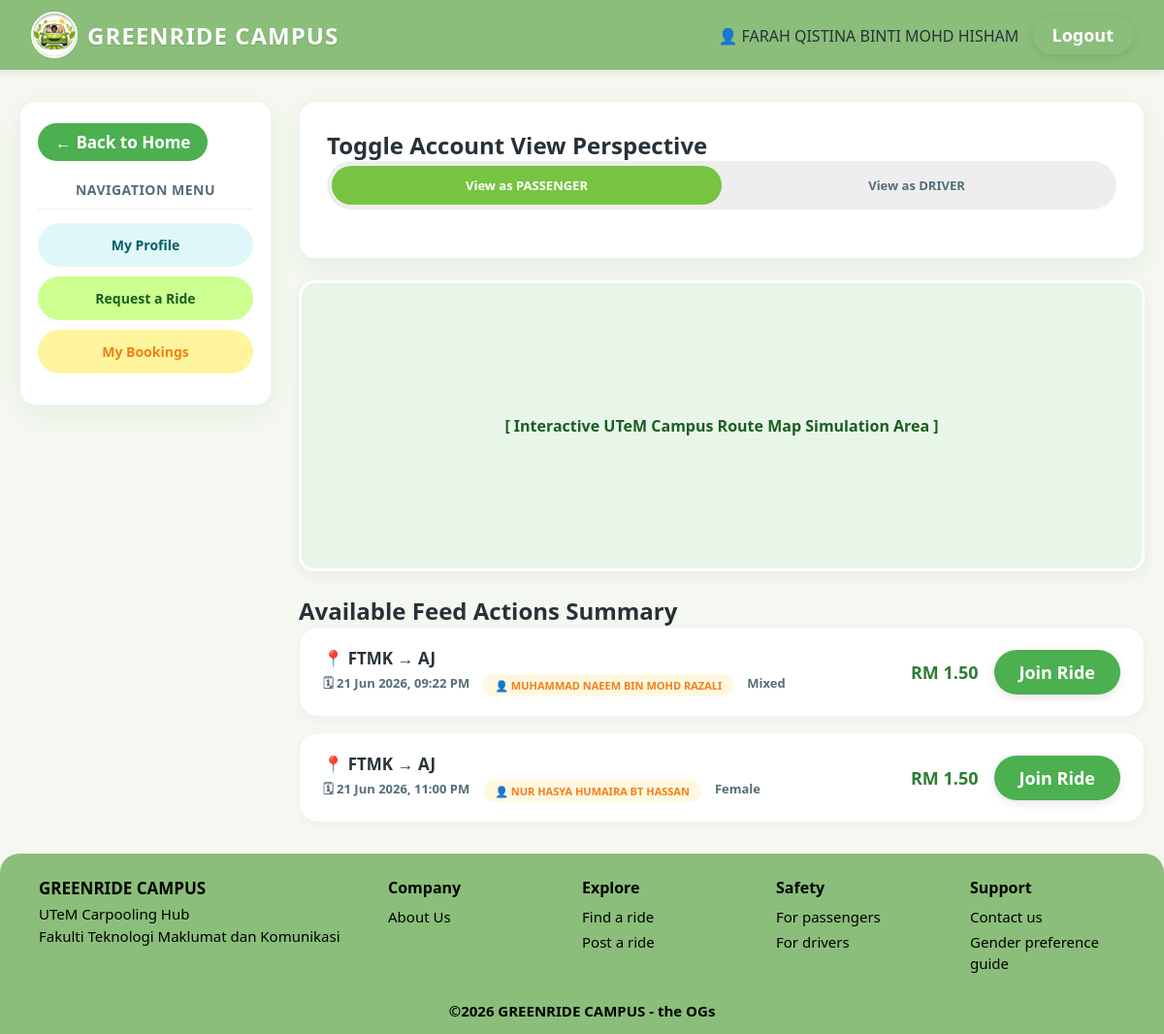
The app's page /dashboard/dashboard.php (signed in), older data.
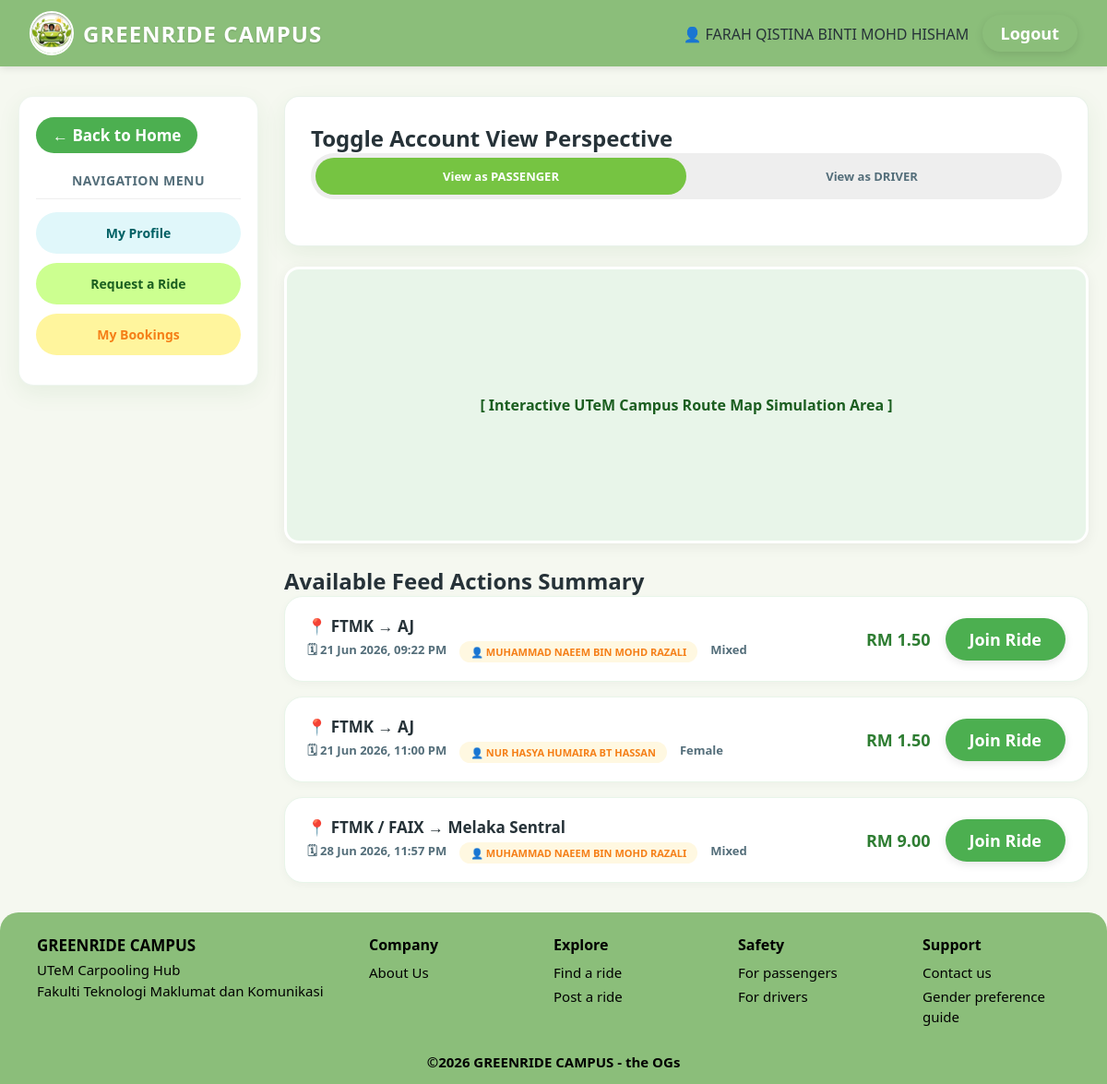
The same page, newer data.
### tables this page shows
CREATE TABLE `trip` (
  `trip_ID` int(5) NOT NULL,
  `origin` varchar(100) NOT NULL,
  `destination` varchar(100) NOT NULL,
  `distance_km` decimal(6,2) NOT NULL,
  `departure` datetime NOT NULL,
  `seats_available` int(2) NOT NULL,
  `price` decimal(10,2) NOT NULL,
  `status` varchar(20) NOT NULL,
  `gender_preference` varchar(20) DEFAULT NULL,
  `vehicle_ID` int(5) NOT NULL,
  `user_ID` int(5) NOT NULL
);

CREATE TABLE `user` (
  `user_ID` int(5) NOT NULL,
  `name` varchar(100) NOT NULL,
  `email` varchar(100) NOT NULL,
  `password` varchar(255) NOT NULL,
  `phone_number` varchar(20) NOT NULL,
  `role` varchar(20) NOT NULL,
  `matric_number` varchar(10) NOT NULL,
  `gender` varchar(10) NOT NULL
);

### dashboard/dashboard.php (the view, shortened to what this page needs)
<?php
global $conn;
$user_id   = $_SESSION['user_id'];
$view_role = isset($_GET['view']) ? $_GET['view'] : ($_SESSION['user_role'] ?? 'Passenger');
?>
<!DOCTYPE html>
<html lang="en">
<head>
    <link rel="stylesheet" href="../assets/css/style.css">
    <link rel="stylesheet" href="../assets/css/dashboard.css">
    <link rel="stylesheet" href="../assets/css/trip.css">
</head>
<body>
<?php include '../includes/header.php'; ?>
<div class="container dashboard-layout">
    <div class="sidebar">
        <a href="../index.php" class="btn-back">← Back to Home</a>
        <h3><center>Navigation Menu</center></h3>
        <a href="../profile/profile.php" class="sidebar-btn btn-prof">My Profile</a>
        <?php if ($view_role == 'Driver'): ?>
            <a href="../trip/post_trip.php" class="sidebar-btn btn-req">Post a Ride</a>
            <a href="../trip/driver_trips.php" class="sidebar-btn btn-edit">My Posted Rides</a>
        <?php else: ?>
            <a href="../trip/explore_trips.php" class="sidebar-btn btn-req">Request a Ride</a>
            <a href="../trip/my_bookings.php" class="sidebar-btn btn-edit">My Bookings</a>
        <?php endif; ?>
    </div>
    <div>
        <div class="card">
            <h2>Toggle Account View Perspective</h2>
            <div class="role-toggle-bar">
                <button class="role-toggle-btn <?php echo ($view_role == 'Passenger') ? 'active-passenger' : ''; ?>" onclick="switchDashboardRole('Passenger')">View as PASSENGER</button>
                <button class="role-toggle-btn <?php echo ($view_role == 'Driver') ? 'active-driver' : ''; ?>" onclick="switchDashboardRole('Driver')">View as DRIVER</button>
            </div>
        </div>
        <div class="map-container" style="display: flex; align-items: center; justify-content: center; font-weight: bold; color: #1B5E20;">
            [ Interactive UTeM Campus Route Map Simulation Area ]
        </div>
        <h2>Available Feed Actions Summary</h2>
        <div class="trip-grid">
            <?php
            if ($view_role == 'Driver') {
                $trips = $conn->query("SELECT * FROM trip WHERE user_ID='$user_id' AND status='Active' ORDER BY trip_ID DESC");
                if ($trips && $trips->num_rows > 0) {
                    while ($row = $trips->fetch_assoc()) {
                        $id      = $row['trip_ID'];
                        $origin  = htmlspecialchars($row['origin']);
                        $dest    = htmlspecialchars($row['destination']);
                        $depart  = date('d M Y, h:i A', strtotime($row['departure']));
                        $seats   = $row['seats_available'];
                        $pref    = htmlspecialchars($row['gender_preference'] ?? 'Mixed');
                        $status  = htmlspecialchars($row['status']);
                        echo "<div class='trip-card'>";
                        echo "<div class='trip-info-block'>";
                        echo "<div class='trip-locations'>📍 $origin → $dest</div>";
                        $seats_class = $seats == 0 ? 'badge-seats seats-full' : 'badge-seats';
                        echo "<div class='trip-meta-row'><span>🗓 $depart</span><span class='$seats_class'>💺 $seats seats left</span><span>$pref</span><span>$status</span></div>";                        echo "</div>";
                        echo "<div class='trip-price-section'>";
                        echo "<a href='../trip/edit_trip.php?id=$id' class='btn btn-primary'>Edit Ride</a>";
                        echo "</div></div>";
                    }
                } else {
                    echo "<p style='color:var(--text-muted); padding:20px;'>No active rides right now. <a href='../trip/post_trip.php' style='color:var(--accent-green);'>Post one now →</a> or check your <a href='../trip/driver_trips.php' style='color:var(--accent-green);'>ride history</a>.</p>";
                }
            } else {
                $trips = $conn->query("SELECT t.*, u.name AS driver_name FROM trip t JOIN user u ON t.user_ID = u.user_ID WHERE t.status='Active' AND t.seats_available > 0 AND t.user_ID != '$user_id' ORDER BY t.departure ASC LIMIT 10");
                if ($trips && $trips->num_rows > 0) {
                    while ($row = $trips->fetch_assoc()) {
                        $id     = $row['trip_ID'];
                        $origin = htmlspecialchars($row['origin']);
                        $dest   = htmlspecialchars($row['destination']);
                        $driver = htmlspecialchars($row['driver_name']);
                        $price  = number_format($row['price'], 2);
                        $pref   = htmlspecialchars($row['gender_preference'] ?? 'Mixed');
                        $depart = date('d M Y, h:i A', strtotime($row['departure']));
                        echo "<div class='trip-card'>";
                        echo "<div class='trip-info-block'>";
                        echo "<div class='trip-locations'>📍 $origin → $dest</div>";
                        echo "<div class='trip-meta-row'><span>🗓 $depart</span><span class='badge-driver-name'>👤 $driver</span><span>$pref</span></div>";
                        echo "</div>";
                        echo "<div class='trip-price-section'>";
                        echo "<div class='trip-cost'>RM $price</div>";
                        echo "<a href='../trip/join_trips.php?id=$id' class='btn btn-primary'>Join Ride</a>";
                        echo "</div></div>";
                    }
                } else {
                    echo "<p style='color:var(--text-muted); padding:20px;'>No active rides available. Check back soon!</p>";
                }
            }
            ?>
        </div>
    </div>
</div>
<?php include '../includes/footer.php'; ?>
</body>
</html>

### includes/header.php
<?php
$base = str_repeat('../', substr_count($_SERVER['PHP_SELF'], '/') - 2);
?>
<header>
    <div class="logo-container">
        <img src="<?php echo $base; ?>assets/images/logo.png" alt="GreenRide Campus Logo">
        GREENRIDE CAMPUS
    </div>
    <nav>
        <span class="nav-user-greeting">👤 <?php echo htmlspecialchars($_SESSION['user_name'] ?? ''); ?></span>
        <a href="<?php echo $base; ?>auth/logout.php" class="btn btn-outline-white">Logout</a>
    </nav>
</header>

### includes/footer.php
<?php
$base = str_repeat('../', substr_count($_SERVER['PHP_SELF'], '/') - 2);
?>
<footer>
    <div class="footer-content">
        <div class="footer-brand">
            <h3>GREENRIDE CAMPUS</h3>
            <p>UTeM Carpooling Hub<br>Fakulti Teknologi Maklumat dan Komunikasi</p>
        </div>
        <div class="footer-column">
            <h4>Company</h4>
            <ul><li><a href="<?php echo $base; ?>company/about_us.php">About Us</a></li></ul>
        </div>
        <div class="footer-column">
            <h4>Explore</h4>
            <ul>
                <li><a href="<?php echo $base; ?>trip/explore_trips.php">Find a ride</a></li>
                <li><a href="<?php echo $base; ?>trip/post_trip.php">Post a ride</a></li>
            </ul>
        </div>
        <div class="footer-column">
            <h4>Safety</h4>
            <ul>
                <li><a href="<?php echo $base; ?>safety/safetyPassenger.php">For passengers</a></li>
                <li><a href="<?php echo $base; ?>safety/safetyDriver.php">For drivers</a></li>
            </ul>
        </div>
        <div class="footer-column">
            <h4>Support</h4>
            <ul>
                <li><a href="<?php echo $base; ?>company/contact_us.php">Contact us</a></li>
                <li><a href="<?php echo $base; ?>safety/gender_preference_guide.php">Gender preference guide</a></li>
            </ul>
        </div>
    </div>
    <div class="footer-bottom">©2026 GREENRIDE CAMPUS - the OGs</div>
</footer>

### assets/css/style.css (style rules this page uses)
:root { --primary-green: #2E7D32; --light-green: #E8F5E9; --accent-green: #4CAF50; --bright-green: #76c442; --dark-green: #1B5E20; --bg-cream: #F1F8E9; --bg-page: #f5f8f0; --danger-red: #D32F2F; --danger-light: #FFEBEE; --text-dark: #263238; --text-muted: #546E7A; --border-radius: 16px; --card-shadow: 0 8px 24px rgba(46, 125, 50, 0.08); --navbar-green: #8bbe7a; }
* { box-sizing: border-box; margin: 0; padding: 0; font-family: 'Segoe UI', Roboto, Helvetica, Arial, sans-serif; }
body { background-color: var(--bg-page); color: var(--text-dark); min-height: 100vh; display: flex; flex-direction: column; }
header { background-color: var(--navbar-green); padding: 12px 32px; display: flex; justify-content: space-between; align-items: center; min-height: 65px; box-shadow: 0 2px 8px rgba(0,0,0,0.1); }
header .logo-container { display: flex; align-items: center; gap: 10px; font-size: 24px; font-weight: 800; color: #FFFFFF; text-transform: uppercase; letter-spacing: 1px; text-shadow: 0 1px 2px rgba(0,0,0,0.15); }
header .logo-container img { width: 48px; height: 48px; border-radius: 50%; border: 2px solid #fff; }
header nav a { color: #FFFFFF; text-decoration: none; margin-left: 12px; font-weight: 600; font-size: 18px; transition: opacity 0.2s ease; }
header nav .btn { margin-left: 10px; padding: 8px 20px; font-size: 18px; }
.btn-outline-white { background: transparent; color: #fff; border: 2px solid #fff; box-shadow: none; }
.btn { padding: 11px 26px; border: none; border-radius: 25px; cursor: pointer; font-weight: 700; font-size: 18px; text-decoration: none; display: inline-flex; align-items: center; justify-content: center; gap: 8px; transition: all 0.2s ease; box-shadow: 0 3px 10px rgba(0,0,0,0.1); }
.btn-primary { background-color: var(--accent-green); color: white; }
.btn-back { background-color: var(--accent-green); color: white; padding: 8px 18px; border-radius: 25px; font-weight: 700; font-size: 17px; text-decoration: none; display: inline-flex; align-items: center; gap: 6px; margin-bottom: 20px; }
.container { padding: 32px 20px; max-width: 1200px; margin: 0 auto; flex: 1; width: 100%; }
.card { background: #FFFFFF; padding: 28px; border-radius: var(--border-radius); border: 1px solid rgba(46, 125, 50, 0.1); box-shadow: var(--card-shadow); margin-bottom: 22px; }
footer { background-color: var(--navbar-green); color: #000000; padding: 24px 40px 14px; margin-top: auto; border-radius: 20px 20px 0 0; }
.footer-content { display: grid; grid-template-columns: 2fr repeat(4, 1fr); gap: 40px; max-width: 1200px; margin: 0 auto; padding-bottom: 14px; border-bottom: 1px solid rgba(0,0,0,0,1); }
.footer-brand h3 { color: #000000; margin-bottom: 4px; font-weight: 800; font-size: 17px; }
.footer-brand p { color: #000000; font-size: 15px; line-height: 1.5; }
.footer-column h4 { color: #000000; margin-bottom: 8px; font-size: 16px; font-weight: 700; }
.footer-column ul { list-style: none; }
.footer-column ul li { margin-bottom: 4px; }
.footer-column ul li a { color: #000000; text-decoration: none; font-size: 15px; transition: color 0.2s; }
.footer-bottom { text-align: center; padding-top: 10px; font-size: 15px; color: #000000; font-weight: 600; max-width: 1200px; margin: 0 auto; }

### assets/css/trip.css (style rules this page uses)
.trip-grid { display: grid; grid-template-columns: 1fr; gap: 16px; }
.trip-card { background: #FFFFFF; border: 1.5px solid #E8F5E9; border-radius: 20px; padding: 20px 24px; display: flex; justify-content: space-between; align-items: center; box-shadow: 0 3px 10px rgba(0,0,0,0.03); transition: transform 0.2s, border-color 0.2s; }
.trip-info-block { display: flex; flex-direction: column; gap: 5px; flex: 1; }
.trip-locations { font-size: 17px; font-weight: 700; color: var(--text-dark); }
.trip-meta-row { display: flex; gap: 14px; font-size: 13px; color: var(--text-muted); font-weight: 600; flex-wrap: wrap; }
.trip-price-section { display: flex; align-items: center; gap: 16px; flex-shrink: 0; }
.trip-cost { font-size: 18px; font-weight: 800; color: var(--primary-green); }
.badge-driver-name { background-color: #FFF8E1; color: #F57F17; padding: 4px 12px; border-radius: 12px; font-size: 11px; font-weight: 700; display: inline-block; }

Row changes from the older to the newer data that the page shows:
added trip: origin "FTMK / FAIX", destination "Melaka Sentral", departure "28 Jun 2026, 11:57 PM", user_ID.name "MUHAMMAD NAEEM BIN MOHD RAZALI", gender_preference "Mixed", price "9.00"
